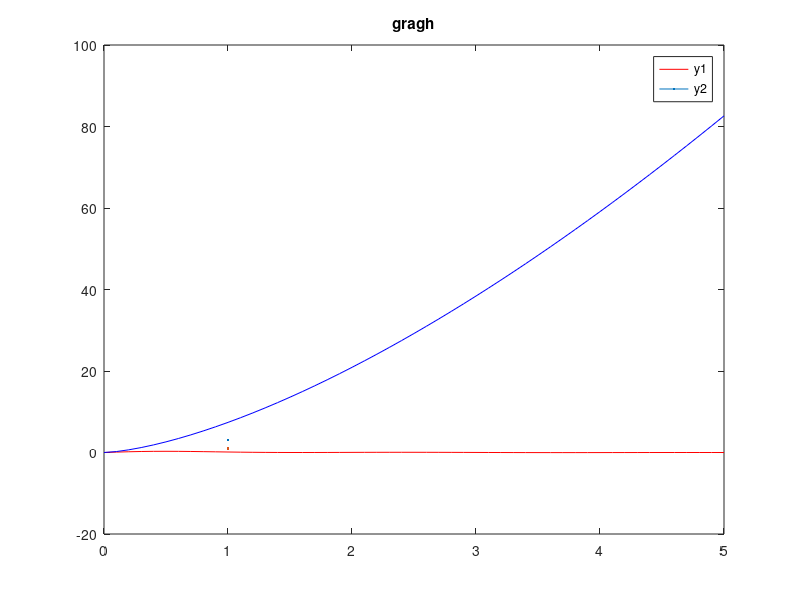
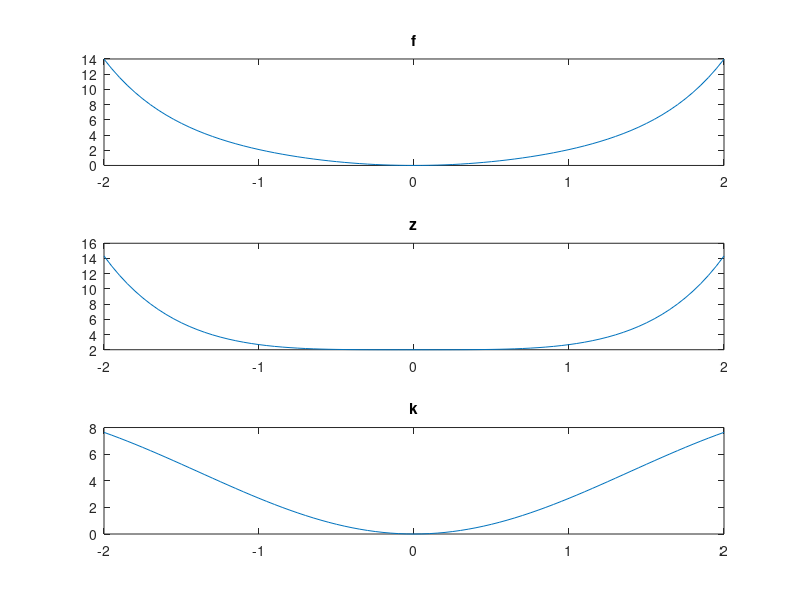
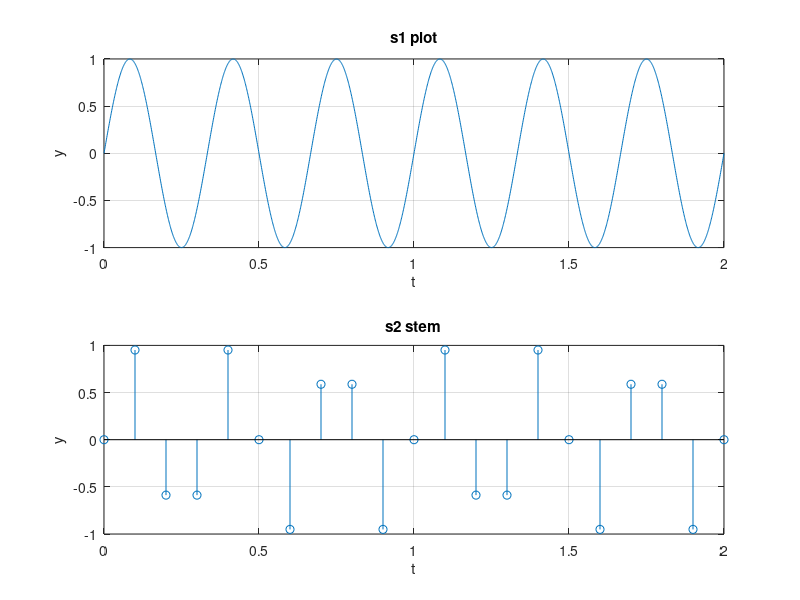

MATLAB code for these plots, in order:
clear
clc
close all

figure(1)
t = 0:0.1:5;
y1 = sin(t).*cos(t).^2./(t.^2 + 1);
y2 = sqrt(t.^3).*exp(2);

plot(t,y1,'r',LineWidth=3);
hold on
plot(t,y2,'b',LineWidth=1);
title('gragh');
legend('y1','y2')

figure(2)
x = -2:0.05:2;
f = sin(x).^2 + sinh(x).^2;
k = x.^2 + 2.*x.*sin(x);
z = cos(x).^2 + cosh(x).^2;

subplot(3,1,1);
plot(x,f);
title('f')
subplot(3,1,2);
plot(x,z);
title('z');
subplot(3,1,3);
plot(x,k);
title('k')


figure(3)
t1 = 0:0.001:2;
s1 = sin(2.*pi.*3.*t1);
t2 = 0:0.1:2;
s2 = sin(2.*pi.*3.*t2);

subplot(2,1,1);
plot(t1,s1);
title('s1 plot');
xlabel('t');
ylabel('y');
grid on;

subplot(2,1,2);
stem(t2,s2);
title('s2 stem');
xlabel('t');
ylabel('y');
grid on;
